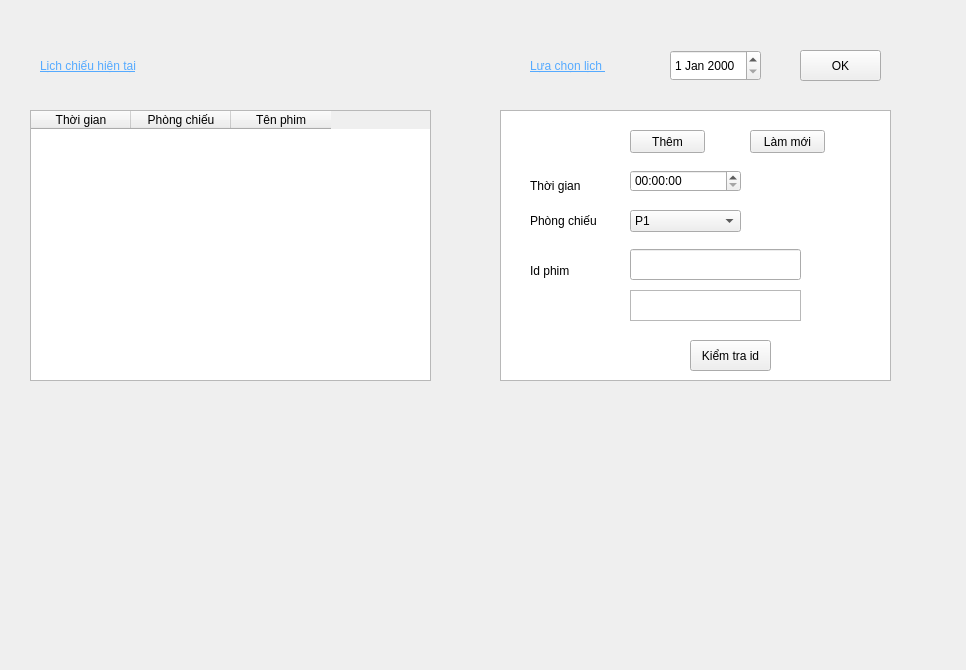
<?xml version="1.0" encoding="UTF-8"?>
<ui version="4.0">
 <class>add_lichchieu</class>
 <widget class="QMainWindow" name="add_lichchieu">
  <property name="geometry">
   <rect>
    <x>0</x>
    <y>0</y>
    <width>966</width>
    <height>670</height>
   </rect>
  </property>
  <property name="windowTitle">
   <string>add_lichchieu</string>
  </property>
  <widget class="QWidget" name="centralwidget">
   <widget class="QLabel" name="label">
    <property name="geometry">
     <rect>
      <x>40</x>
      <y>30</y>
      <width>201</width>
      <height>71</height>
     </rect>
    </property>
    <property name="styleSheet">
     <string notr="true">font: 75 18pt &quot;Times New Roman&quot;;
text-decoration: underline;color:rgb(85, 170, 255)</string>
    </property>
    <property name="text">
     <string>Lịch chiếu hiện tại</string>
    </property>
   </widget>
   <widget class="QTableWidget" name="t">
    <property name="geometry">
     <rect>
      <x>30</x>
      <y>110</y>
      <width>401</width>
      <height>271</height>
     </rect>
    </property>
    <property name="maximumSize">
     <size>
      <width>401</width>
      <height>16777215</height>
     </size>
    </property>
    <property name="styleSheet">
     <string notr="true">font: 75 13pt &quot;Times New Roman&quot;;</string>
    </property>
    <column>
     <property name="text">
      <string>Thời gian</string>
     </property>
    </column>
    <column>
     <property name="text">
      <string>Phòng chiếu</string>
     </property>
    </column>
    <column>
     <property name="text">
      <string>Tên phim</string>
     </property>
    </column>
   </widget>
   <widget class="QLabel" name="label_2">
    <property name="geometry">
     <rect>
      <x>530</x>
      <y>40</y>
      <width>121</width>
      <height>51</height>
     </rect>
    </property>
    <property name="styleSheet">
     <string notr="true">font: 75 16pt &quot;Times New Roman&quot;;
text-decoration: underline;color:rgb(85, 170, 255)</string>
    </property>
    <property name="text">
     <string>Lựa chọn lịch </string>
    </property>
   </widget>
   <widget class="QDateEdit" name="date_lichchieu">
    <property name="geometry">
     <rect>
      <x>670</x>
      <y>50</y>
      <width>91</width>
      <height>31</height>
     </rect>
    </property>
   </widget>
   <widget class="QGraphicsView" name="graphicsView">
    <property name="geometry">
     <rect>
      <x>500</x>
      <y>110</y>
      <width>391</width>
      <height>271</height>
     </rect>
    </property>
   </widget>
   <widget class="QLabel" name="label_3">
    <property name="geometry">
     <rect>
      <x>530</x>
      <y>170</y>
      <width>71</width>
      <height>31</height>
     </rect>
    </property>
    <property name="styleSheet">
     <string notr="true">font: 13pt &quot;Times New Roman&quot;;</string>
    </property>
    <property name="text">
     <string>Thời gian</string>
    </property>
   </widget>
   <widget class="QLabel" name="label_4">
    <property name="geometry">
     <rect>
      <x>530</x>
      <y>210</y>
      <width>91</width>
      <height>21</height>
     </rect>
    </property>
    <property name="styleSheet">
     <string notr="true">font: 13pt &quot;Times New Roman&quot;;</string>
    </property>
    <property name="text">
     <string>Phòng chiếu</string>
    </property>
   </widget>
   <widget class="QPushButton" name="buttonThem">
    <property name="geometry">
     <rect>
      <x>630</x>
      <y>130</y>
      <width>75</width>
      <height>23</height>
     </rect>
    </property>
    <property name="layoutDirection">
     <enum>Qt::LeftToRight</enum>
    </property>
    <property name="autoFillBackground">
     <bool>false</bool>
    </property>
    <property name="styleSheet">
     <string notr="true">font: 75 11pt &quot;Times New Roman&quot;;</string>
    </property>
    <property name="text">
     <string>Thêm</string>
    </property>
   </widget>
   <widget class="QPushButton" name="button_Lammoi">
    <property name="geometry">
     <rect>
      <x>750</x>
      <y>130</y>
      <width>75</width>
      <height>23</height>
     </rect>
    </property>
    <property name="styleSheet">
     <string notr="true">font: 75 11pt &quot;Times New Roman&quot;;</string>
    </property>
    <property name="text">
     <string>Làm mới</string>
    </property>
   </widget>
   <widget class="QLabel" name="label_5">
    <property name="geometry">
     <rect>
      <x>530</x>
      <y>260</y>
      <width>91</width>
      <height>21</height>
     </rect>
    </property>
    <property name="styleSheet">
     <string notr="true">font: 13pt &quot;Times New Roman&quot;;</string>
    </property>
    <property name="text">
     <string>Id phim</string>
    </property>
   </widget>
   <widget class="QTimeEdit" name="timeAdd">
    <property name="geometry">
     <rect>
      <x>630</x>
      <y>170</y>
      <width>111</width>
      <height>22</height>
     </rect>
    </property>
   </widget>
   <widget class="QLineEdit" name="line_IPphim">
    <property name="geometry">
     <rect>
      <x>630</x>
      <y>249</y>
      <width>171</width>
      <height>31</height>
     </rect>
    </property>
    <property name="styleSheet">
     <string notr="true">font: 13pt &quot;Times New Roman&quot;;</string>
    </property>
   </widget>
   <widget class="QComboBox" name="cboLichchieu">
    <property name="geometry">
     <rect>
      <x>630</x>
      <y>210</y>
      <width>111</width>
      <height>22</height>
     </rect>
    </property>
    <item>
     <property name="text">
      <string>P1</string>
     </property>
    </item>
    <item>
     <property name="text">
      <string>P2</string>
     </property>
    </item>
    <item>
     <property name="text">
      <string>P3</string>
     </property>
    </item>
    <item>
     <property name="text">
      <string>P4</string>
     </property>
    </item>
    <item>
     <property name="text">
      <string>P5</string>
     </property>
    </item>
    <item>
     <property name="text">
      <string>P6</string>
     </property>
    </item>
    <item>
     <property name="text">
      <string>P7</string>
     </property>
    </item>
    <item>
     <property name="text">
      <string>P8</string>
     </property>
    </item>
    <item>
     <property name="text">
      <string>P9</string>
     </property>
    </item>
    <item>
     <property name="text">
      <string>P10</string>
     </property>
    </item>
   </widget>
   <widget class="QPushButton" name="buttonCheck">
    <property name="geometry">
     <rect>
      <x>690</x>
      <y>340</y>
      <width>81</width>
      <height>31</height>
     </rect>
    </property>
    <property name="styleSheet">
     <string notr="true">font: 75 12pt &quot;Times New Roman&quot;;</string>
    </property>
    <property name="text">
     <string>Kiểm tra id</string>
    </property>
   </widget>
   <widget class="QPlainTextEdit" name="text_IPphim">
    <property name="geometry">
     <rect>
      <x>630</x>
      <y>290</y>
      <width>171</width>
      <height>31</height>
     </rect>
    </property>
    <property name="readOnly">
     <bool>true</bool>
    </property>
    <property name="plainText">
     <string/>
    </property>
   </widget>
   <widget class="QPushButton" name="buttonOk">
    <property name="geometry">
     <rect>
      <x>800</x>
      <y>50</y>
      <width>81</width>
      <height>31</height>
     </rect>
    </property>
    <property name="text">
     <string>OK</string>
    </property>
   </widget>
  </widget>
 </widget>
 <resources/>
 <connections/>
</ui>
